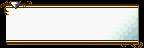

Rendered tile map (Tiled .tmx) drawn with the repository's tilesets; below, a short description and the full map source, tile grids included:
An orthogonal 18x6 tile map with 8x8 px tiles, 1 tile layer (BG1).

<map version="1.10" tiledversion="1.10.2" orientation="orthogonal" renderorder="right-down" width="18" height="6" tilewidth="8" tileheight="8" infinite="0" nextlayerid="2" nextobjectid="1">
 <tileset firstgid="1" name="MenuTiles" tilewidth="8" tileheight="8" tilecount="128" columns="16">
  <properties>
   <property name="Offset" value="0x0000" />
  </properties>
  <image source="../../../../tools/MenuTiles.png" width="128" height="64" />
 </tileset>
 <layer id="1" name="BG1" width="18" height="6">
  <properties>
   <property name="Layer" value="1" />
  </properties>
  <data encoding="csv">
17,18,19,20,4,4,4,4,4,4,4,4,4,4,4,4,5,6,
24,25,26,15,15,15,15,15,15,15,15,15,15,15,15,15,81,82,
12,15,15,15,15,15,15,15,15,15,15,15,15,15,15,81,83,84,
12,15,15,15,15,15,15,15,15,15,15,15,15,15,81,83,85,86,
12,15,15,15,15,15,15,15,15,15,15,15,15,81,83,85,87,88,
27,28,29,29,29,29,29,29,29,29,29,29,29,29,29,30,31,32
</data>
 </layer>
</map>
